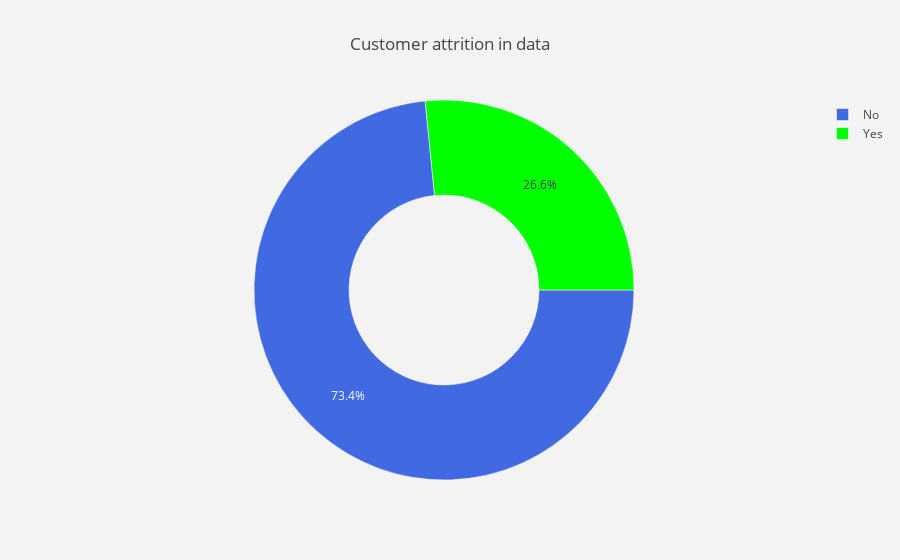

Notebook source saved alongside this figure:
### Markdown cell above
##### Method 2

### Code cell
# labels
lab = df1['Churn'].value_counts().keys().tolist()
val = df1['Churn'].value_counts().values.tolist()

trace = go.Pie(labels=lab,
               values=val,
               marker=dict(colors=['royalblue','lime'], 
                           line=dict(color='white',width=0.5)),
               rotation=90,
               hoverinfo="label+value+text",
               hole=.5)

layout = go.Layout(dict(title="Customer attrition in data",plot_bgcolor="rgb(243,243,243)",paper_bgcolor="rgb(243,243,243)"))

data = [trace]
fig = go.Figure(data=data,layout=layout)
py.iplot(fig)

### Figure 1 — Plotly figure (JSON) as saved in the notebook; plotly's stock layout.template omitted (floating-point values rounded to 4 significant figures)
{"data": [{"hole": 0.5, "hoverinfo": "label+value+text", "labels": ["No", "Yes"], "marker": {"colors": ["royalblue", "lime"], "line": {"color": "white", "width": 0.5}}, "rotation": 90, "type": "pie", "uid": "f1bd990a-de5d-11e8-9a14-dc5360ef185b", "values": [5163, 1869]}], "layout": {"paper_bgcolor": "rgb(243,243,243)", "plot_bgcolor": "rgb(243,243,243)", "title": "Customer attrition in data"}}
